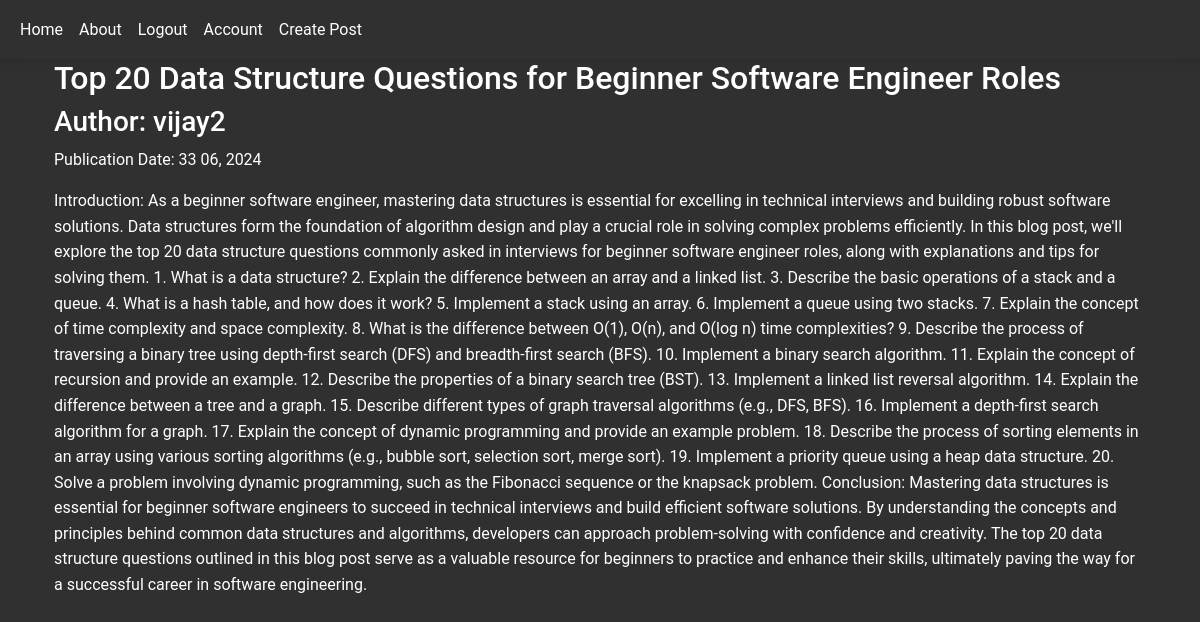
/6 (signed in), run on the app's committed database.
### company_blog/models.py (models this page shows, shortened)
class BlogPost(db.Model):
    __tablename__ = 'blogposts'
    id = db.Column(db.Integer, primary_key=True)
    date = db.Column(db.DateTime, nullable=False, default=datetime.utcnow)
    title = db.Column(db.String(150), nullable=False )
    text = db.Column(db.Text, nullable=False)
    user_id = db.Column(db.Integer, db.ForeignKey('users.id'), nullable=False)

class User(db.Model, UserMixin):
    __tablename__ = 'users'
    id = db.Column(db.Integer, primary_key=True)
    username = db.Column(db.String(64), unique=True, index=True)
    email = db.Column(db.String(64), unique=True, index=True)
    profile_pic = db.Column(db.String(64), nullable = False, default='default_prof_pic.png')
    password_hash = db.Column(db.String(128))
    posts = db.relationship('BlogPost', backref = 'author', lazy = False)

### company_blog/users/views.py (the view)
@users.route("/<username>")
def user_posts(username):
    page = request.args.get('page', 1, type=int)
    user = User.query.filter_by(username=username).first_or_404()
    blog_posts = BlogPost.query.filter_by(author=user).order_by(BlogPost.date.desc()).paginate(page=page, per_page=5)
    return render_template('user_blog_post.html', user=user, blog_posts=blog_posts)

### company_blog/blog_posts/views.py (called while the page is built)
@blog_posts.route('/<int:blog_post_id>')
def view_blog(blog_post_id):
    blog_post = BlogPost.query.get_or_404(blog_post_id)
    return render_template('blog_post.html', post=blog_post, title = blog_post.title,
                           date=blog_post.date)

### company_blog/models.py (called while the page is built)
@login_manager.user_loader
def load_user(user_id):
    return User.query.get(user_id)

### company_blog/templates/blog_post.html (shortened to what this page needs)
{% extends 'base.html' %}
{% block content %}
<div class="container">
    <h2>{{post.title}}</h2>
    <h3>Author: {{post.author.username}} </h3>
    <p>Publication Date: {{post.date.strftime('%M %d, %Y')}}</p>
    <p class="white-space:pre-line"> {{post.text}} </p>
</div>
{% endblock %}

### data on the page
BlogPost: title "Top 20 Data Structure Questions for Beginner Software Engineer Roles", date "33 06, 2024", text "Introduction: As a beginner software engineer, mastering data structures is essential for excelling in technical interviews and building robust software solutions. Data structures form the foundation of algorithm design and play a crucial role in solving complex problems efficiently. In this blog post, we'll explore the top 20 data structure questions commonly asked in interviews for beginner software engineer roles, along with explanations and tips for solving them. 1. What is a data structure? 2. Explain the difference between an array and a linked list. 3. Describe the basic operations of a stack and a queue. 4. What is a hash table, and how does it work? 5. Implement a stack using an…"
User: author.username "vijay2"
